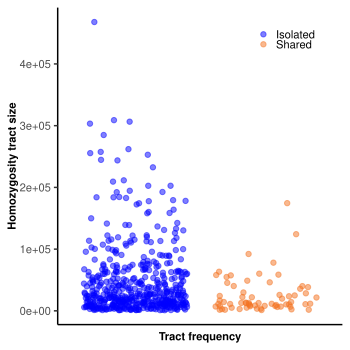

Recreate this plot in R.
#### GENERATE DENSITY PLOT FOR TRACT LENGTHS ####
#### PACKAGES ####
library(ggplot2)

#### LOAD IN DATA ####
LOHRegions <- read.delim(paste0("../../SNPBasedLOH/output/LOHRegions/LOHRegionsAll.tsv"),
                         sep="\t")
LOHRegionsLong <- LOHRegions[which(LOHRegions$intSize > 1000 & (LOHRegions$group >= 18 | LOHRegions$group <= 5)),]
chrs <- read.delim(paste0("../../SNPBasedLOH/data/chrIndex.tsv"),
                   sep="\t",row.names = NULL,header = T)

#### GET SHARED VS ISOLATED ####
LOHRegionsLong$freq <- apply(LOHRegionsLong,1,function(x) if(as.numeric(x["group"]) <= 5){
  return("Isolated")
  } else {
    return("Shared")
  })

#### PLOT ####
cols <- colorRampPalette(c("#0000FF","#F37221"))(2)

#plot
ggplot()+
  geom_jitter(aes(y=LOHRegionsLong$intSize,,x=as.factor(LOHRegionsLong$freq),
                  color=as.factor(LOHRegionsLong$freq)),
              alpha=0.5)+
  scale_y_continuous("Homozygosity tract size")+
  #scale_y_continuous("Log likelihood",limits=c(-1550000,-150000))+
  scale_x_discrete("Tract frequency")+
  scale_color_manual(values=cols)+
  theme(panel.grid.major = element_blank(),
        panel.grid.minor = element_blank(),
        panel.background= element_blank(),
        axis.line = element_line(colour = "black"),
        axis.text.x = element_blank(),
        axis.ticks.x=element_blank(),
        axis.text.y = element_text(size = 7.5),
        axis.title = element_text(face = "bold",
                                  size = 7.5),
        legend.title = element_blank(),
        legend.position = c(0.8,0.9),
        legend.key = element_blank(),
        legend.box = element_blank(),
        legend.box.background = element_blank(),
        legend.text = element_text(size=7.5),
        legend.key.height= unit(0.1,"inch"),
        legend.key.width = unit(0.1,"inch"),
        legend.spacing.y = unit(0.03,"inch"))
